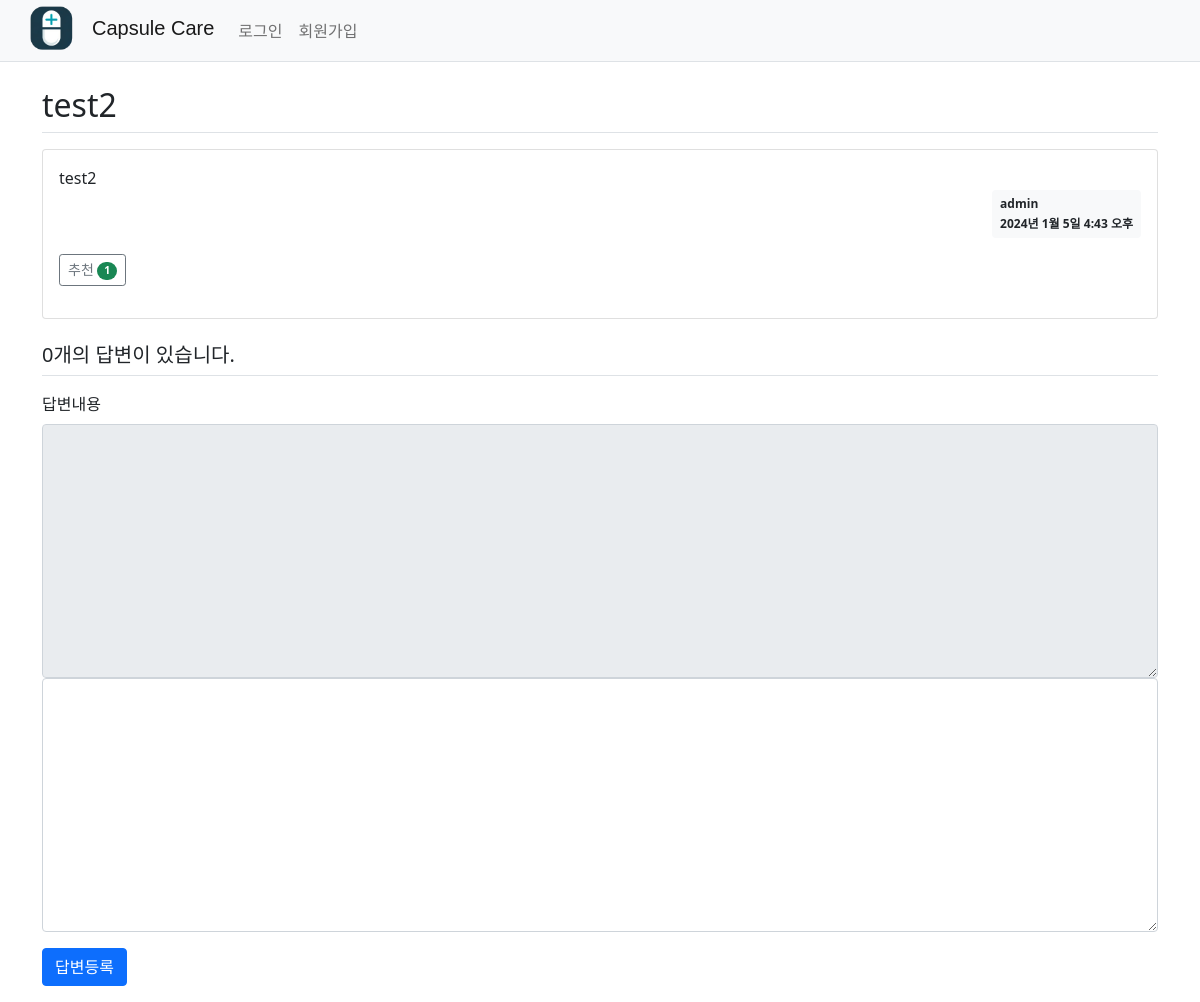
Page /board/2/ on the committed database.
### board/models.py (models this page shows, shortened)
class Question(models.Model):
    author = models.ForeignKey(User, on_delete=models.CASCADE, related_name='author_question')
    subject = models.CharField(max_length=200)
    content = models.TextField()
    modify_date = models.DateTimeField(null=True, blank=True)
    create_date = models.DateTimeField()
    voter = models.ManyToManyField(User, related_name='voter_question')

### board/views/base_views.py (the view)
def detail(request, question_id):
    question = get_object_or_404(Question, pk=question_id)
    context = {'question': question}
    return render(request, 'board/question_detail.html', context)

### templates/board/question_detail.html (shortened to what this page needs)
{% extends 'base.html' %}
{% block content %}
<div class="container my-3">
    <h2 class="border-bottom py-2">{{ question.subject }}</h2>
    <div class="card my-3">
        <div class="card-body">
            <div class="card-text" style="white-space: pre-line;">{{ question.content }}</div>
            <div class="d-flex justify-content-end">
                <div class="badge bg-light text-dark p-2 text-start">
                    <div class="mb-2">{{ question.author.username }}</div>
                    <div>{{ question.create_date }}</div>
                </div>
            </div>
            <div class="my-3">
            <a href="javascript:void(0)" data-uri="{% url 'board:question_vote' question.id  %}"
               class="recommend btn btn-sm btn-outline-secondary"> 추천
                <span class="badge rounded-pill bg-success">{{question.voter.count}}</span>
            </a>
            </div>
        </div>
    </div>
    <h5 class="border-bottom my-3 py-2">{{question.answer_set.count}}개의 답변이 있습니다.</h5>
    <form action="{% url 'board:answer_create' question.id %}" method="post" class="my-3">
        <div class="mb-3">
            <label for="content" class="form-label">답변내용</label>
            <textarea {% if not user.is_authenticated %}disabled{% endif %}
                      name="content" id="content" class="form-control" rows="10"></textarea>
            <textarea name="content" id="content" class="form-control" rows="10"></textarea>
        </div>
        <input type="submit" value="답변등록" class="btn btn-primary">
    </form>
</div>
{% endblock %}

### rows in the picture
Question: subject "test2", content "test2", author.username "admin", create_date "2024년 1월 5일 4:43 오후", voter.count "1", answer_set.count "0"
